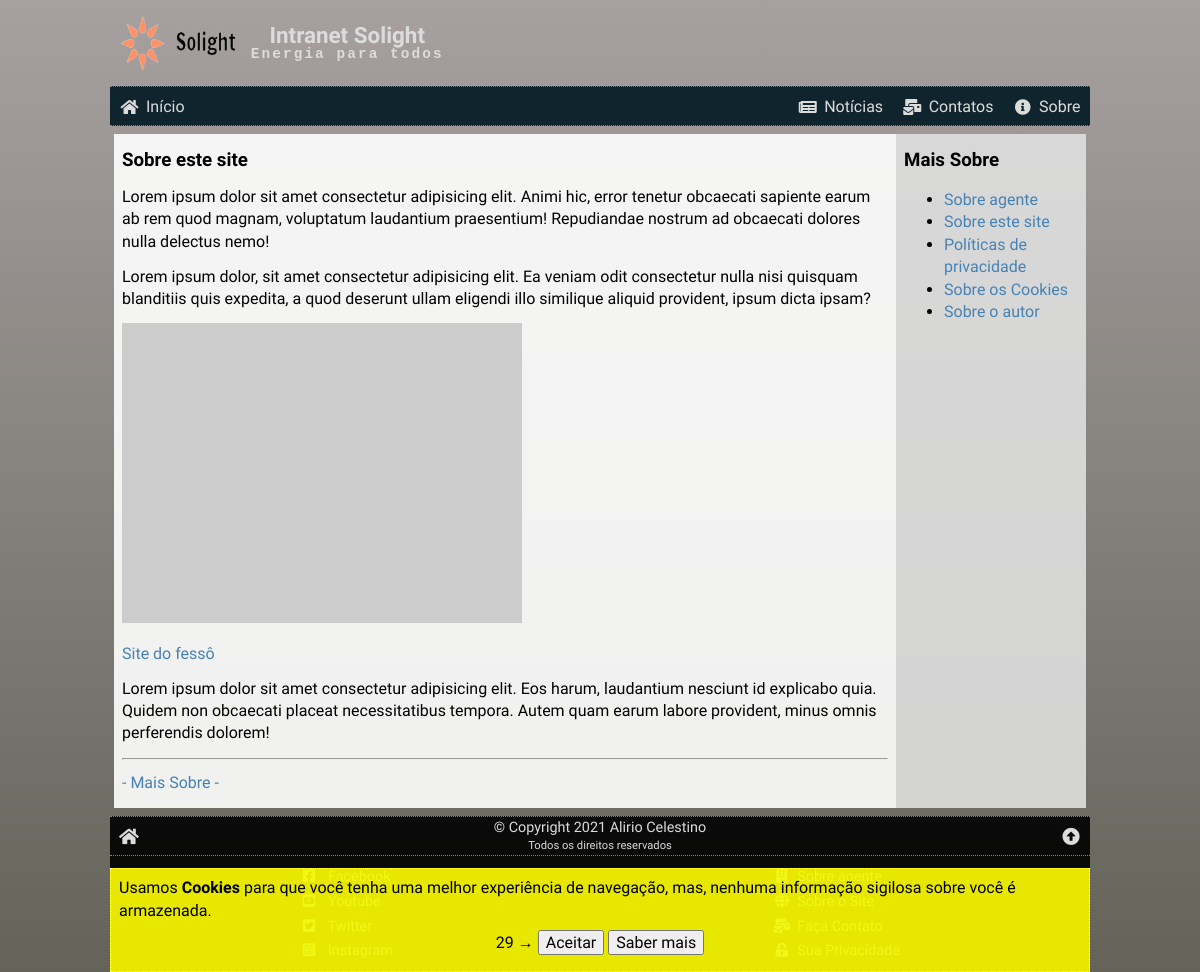
The app's page /sobre.php?id=2 with its own data.
### tables this page shows
CREATE TABLE about (
    id INT NOT NULL PRIMARY KEY AUTO_INCREMENT,
    slug VARCHAR(63) NOT NULL,
    last_update TIMESTAMP DEFAULT CURRENT_TIMESTAMP,
    image VARCHAR(255) NOT NULL,
    title VARCHAR(127) NOT NULL,
    preview VARCHAR(255) NOT NULL,
    text LONGTEXT NOT NULL,
    status ENUM ('ativo', 'inativo') DEFAULT 'ativo'
);

### sobre.php (the view, shortened to what this page needs)
<?php
require('./_config.php');
$aboutHTML = '';
$id = (isset($_GET['id'])) ? intval($_GET['id']) : 0;
if ($id == 0) {
    $aboutHTML = <<<HTML
<h2>Sobre</h2>
<p>Nesta seção você encontra diversas informações sobre agente:</p>
HTML;
    $sql = "SELECT `id`, `slug`, `image`, `title`, `preview`
        FROM `about`
        WHERE `status` = 'ativo'
        ORDER BY `id`;";
    $res = $conn->query($sql);
    while ($about = $res->fetch_assoc()) {
        $preview = str_ireplace('{{siteName}}', $_C['siteName'], $about['preview']);
        $aboutHTML .= <<<HTML
<div class="artigo" data-href="sobre.php?id={$about['id']}">
    <a href="sobre.php?id={$about['id']}">
        <img src="{$about['image']}" alt="{$about['title']}">
    </a>
    <div>
        <h3><a href="sobre.php?id={$about['id']}">{$about['title']}</a></h3>
        {$preview}
    </div>
</div>
HTML;
    }
} else {
    $sql = "SELECT * FROM `about` WHERE id = '{$id}' AND status = 'ativo';";
    $res = $conn->query($sql);
    $about = $res->fetch_assoc();
    $aboutHTML .= <<<HTML
<h3>{$about['title']}</h3>
{$about['text']}
<hr class="dotted">
<p class="center"><a href="./sobre.php">- Mais Sobre -</a></p>
HTML;
}
$sideBar = '<h3>Mais Sobre</h3><ul class="linklist">';
$sql = "SELECT `id`, `title` FROM about WHERE status = 'ativo' ORDER BY `id`";
$res = $conn->query($sql);
while ($link = $res->fetch_assoc()) {
    $sideBar .= <<<HTML
    <li><a href="sobre.php?id={$link['id']}">{$link['title']}</a></li>
HTML;
}
$sideBar .= '</ul>';
require('./_header.php');
?>
<article>
    <?php echo $aboutHTML ?>
</article>
<aside>
    <?php echo $sideBar ?>
</aside>
<?php
require('./_footer.php');
?>

### css/global.css (style rules this page uses)
* { box-sizing: border-box; outline: none; }
html, body { font-family: 'Grandstander', cursive; font-size: 16px; position: relative; width: 100%; height: 100%; padding: 0; margin: 0; line-height: 1.4; }
header, nav, main, article, aside, footer { display: block; }
h1, h2, h3, h4, h5, p { margin: .8rem 0; }
a { color: steelblue; text-decoration: none; transition: .2s; }
body { background-image: linear-gradient(rgb(167, 160, 160), rgb(99, 99, 89)); background-attachment: fixed; background-size: cover; background-position-x: left; }
article { background: rgba(255, 255, 255, .9); overflow: auto; margin-top: .5rem; padding: 0 .5rem; flex: 4; }
aside { background: rgba(223, 223, 223, .9); overflow: auto; margin-top: .5rem; padding: 0 .5rem; }
@media (min-width: 575px) { article { margin-left: .25rem; } }
@media (min-width: 575px) { aside { min-width: 190px; max-width: 190px; margin-right: .25rem; } }

### records on screen
about: title "Sobre este site", text "Lorem ipsum dolor sit amet consectetur adipisicing elit. Animi hic, error tenetur obcaecati sapiente earum ab rem quod magnam, voluptatum laudantium praesentium! Repudiandae nostrum ad obcaecati dolores nulla delectus nemo! Lorem ipsum dolor, sit amet consectetur adipisicing elit. Ea veniam odit consectetur nulla nisi quisquam blanditiis quis expedita, a quod deserunt ullam eligendi illo similique aliquid provident, ipsum dicta ipsam? Site do fessô Lorem ipsum dolor sit amet consectetur adipisicing elit. Eos harum, laudantium nesciunt id explicabo quia. Quidem non obcaecati placeat necessitatibus tempora. Autem quam earum labore provident, minus omnis perferendis dolorem!"
about: title "Sobre agente"
about: title "Políticas de privacidade"
about: title "Sobre os Cookies"
about: title "Sobre o autor"

### other values on screen
$_C['siteName'] "Solight"
$_C['siteSlogan'] "Energia para todos"
$_C['copyright'] "© Copyright 2021 Alirio Celestino"
